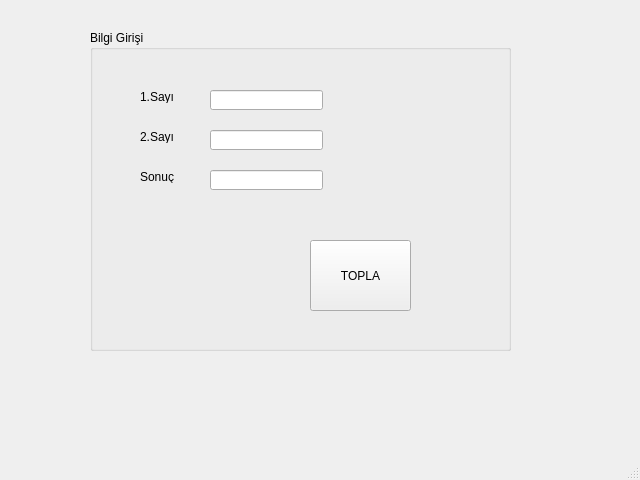
<?xml version="1.0" encoding="UTF-8"?>
<ui version="4.0">
 <class>MainWindow</class>
 <widget class="QMainWindow" name="MainWindow">
  <property name="geometry">
   <rect>
    <x>0</x>
    <y>0</y>
    <width>640</width>
    <height>480</height>
   </rect>
  </property>
  <property name="windowTitle">
   <string>MainWindow</string>
  </property>
  <widget class="QWidget" name="centralwidget">
   <widget class="QGroupBox" name="groupBox">
    <property name="geometry">
     <rect>
      <x>90</x>
      <y>30</y>
      <width>421</width>
      <height>321</height>
     </rect>
    </property>
    <property name="title">
     <string>Bilgi Girişi </string>
    </property>
    <widget class="QLabel" name="label1">
     <property name="geometry">
      <rect>
       <x>50</x>
       <y>60</y>
       <width>47</width>
       <height>13</height>
      </rect>
     </property>
     <property name="text">
      <string>1.Sayı</string>
     </property>
    </widget>
    <widget class="QLabel" name="label2">
     <property name="geometry">
      <rect>
       <x>50</x>
       <y>100</y>
       <width>47</width>
       <height>13</height>
      </rect>
     </property>
     <property name="text">
      <string>2.Sayı</string>
     </property>
    </widget>
    <widget class="QLabel" name="label3">
     <property name="geometry">
      <rect>
       <x>50</x>
       <y>140</y>
       <width>47</width>
       <height>13</height>
      </rect>
     </property>
     <property name="text">
      <string>Sonuç</string>
     </property>
    </widget>
    <widget class="QLineEdit" name="lineEdit1">
     <property name="geometry">
      <rect>
       <x>120</x>
       <y>60</y>
       <width>113</width>
       <height>20</height>
      </rect>
     </property>
    </widget>
    <widget class="QLineEdit" name="lineEdit2">
     <property name="geometry">
      <rect>
       <x>120</x>
       <y>100</y>
       <width>113</width>
       <height>20</height>
      </rect>
     </property>
    </widget>
    <widget class="QLineEdit" name="lineEdit3">
     <property name="geometry">
      <rect>
       <x>120</x>
       <y>140</y>
       <width>113</width>
       <height>20</height>
      </rect>
     </property>
    </widget>
    <widget class="QPushButton" name="topla">
     <property name="geometry">
      <rect>
       <x>220</x>
       <y>210</y>
       <width>101</width>
       <height>71</height>
      </rect>
     </property>
     <property name="text">
      <string>TOPLA</string>
     </property>
    </widget>
   </widget>
  </widget>
  <widget class="QMenuBar" name="menubar">
   <property name="geometry">
    <rect>
     <x>0</x>
     <y>0</y>
     <width>640</width>
     <height>21</height>
    </rect>
   </property>
  </widget>
  <widget class="QStatusBar" name="statusbar"/>
 </widget>
 <resources/>
 <connections/>
</ui>
